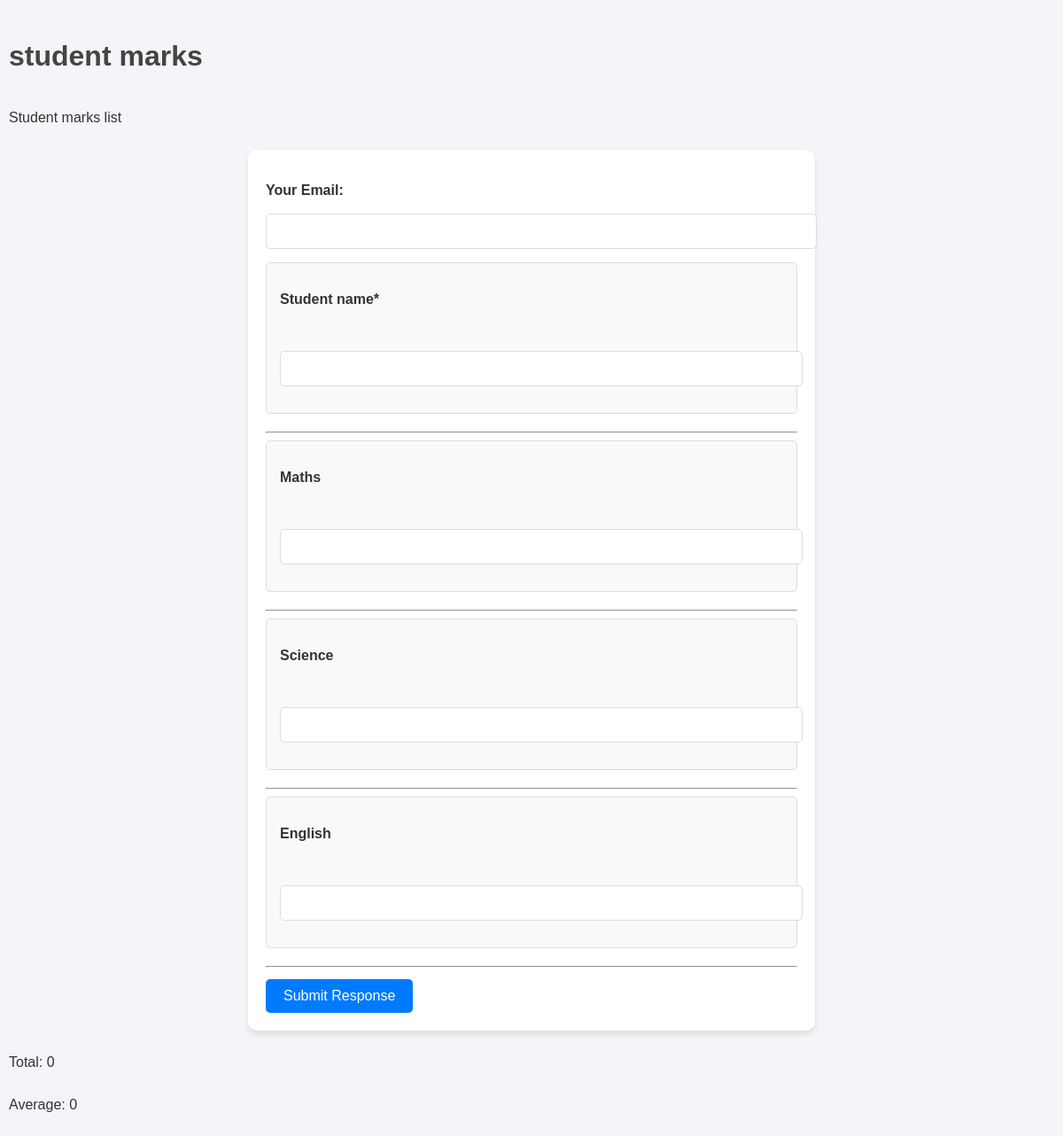
Screenshot of /form/35/submit/ with the database file from the repository.
### forms/models.py (models this page shows, shortened)
class Form(models.Model):
    title = models.CharField(max_length=200)
    description = models.TextField(blank=True, null=True)
    created_at = models.DateTimeField(auto_now_add=True)

class Question(models.Model):
    QUESTION_TYPES = [
        ('text', 'Text'),
        ('integer', 'Integer'),
        ('mcq_single', 'Multiple Choice (Single Correct)'),
        ('mcq_multiple', 'Multiple Choice (Multiple Correct)'),
    ]
    form = models.ForeignKey(Form, on_delete=models.CASCADE, related_name='questions')
    text = models.CharField(max_length=500)
    question_type = models.CharField(max_length=50, choices=QUESTION_TYPES)
    required = models.BooleanField(default=False)
    options = models.TextField(blank=True, null=True)
    include_in_calculations = models.BooleanField(default=False, verbose_name="Include in totals/averages")
    parent_question = models.ForeignKey('self', on_delete=models.SET_NULL, null=True, blank=True, related_name='child_questions')
    trigger_answer = models.CharField(max_length=200, blank=True, null=True)  # Answer that triggers this question

### forms/views.py (the view, shortened to what this page needs)
# urls.py: path('form/<int:form_id>/submit/', views.submit_response, name='submit_response'),
def submit_response(request, form_id):
    form = get_object_or_404(Form, id=form_id)
    return render(request, 'forms/submit_response.html', {'form': form})

### forms/templates/forms/submit_response.html (shortened to what this page needs)
<!DOCTYPE html>
<html>
<head>
    {% load static %}
    {% load custom_filters %}
    <link rel="stylesheet" href="{% static 'forms/style.css' %}">
</head>
<body>
    <h1>{{ form.title }}</h1>
    <p>{{ form.description }}</p>
    <form method="post">
        <label for="respondent_email">Your Email:</label>
        <input type="email" id="respondent_email" name="respondent_email" required>
        <br>
        {% for question in form.questions.all %}
            <div class="question {% if question.parent_question %}conditional-question{% else %}parent-question{% endif %}"
                 data-question-id="{{ question.id }}"
                 data-include-in-calculations="{{ question.include_in_calculations|lower }}"
                 >
                <label>{{ question.text }}{% if question.required %}*{% endif %}</label>
                <br>
                {% if question.question_type == 'text' %}
                    <input type="text" name="question_{{ question.id }}" {% if question.required %}required{% endif %}>
                {% elif question.question_type == 'integer' %}
                    <input type="number" name="question_{{ question.id }}" {% if question.required %}required{% endif %}>
                {% endif %}
            </div>
            <hr>
        {% endfor %}
        <button type="submit">Submit Response</button>
    </form>
    <p id="total">Total: 0</p>
    <p id="average">Average: 0</p>
</body>
</html>

### forms/static/forms/style.css (style rules this page uses)
body { font-family: Arial, sans-serif; margin: 20px; }
h1 { color: #333; }
form { margin-bottom: 20px; }
label { display: block; margin-top: 10px; }
input, textarea, button { margin-top: 5px; }
body { font-family: 'Arial', sans-serif; background-color: #f4f4f9; color: #333; margin: 0; padding: 10px; line-height: 2.0; }
h1, h2 { color: #444; }
button, input[type="submit"], input[type="button"] { background-color: #007bff; color: white; border: none; padding: 10px 20px; border-radius: 5px; cursor: pointer; font-size: 16px; }
form { background: white; padding: 20px; border-radius: 10px; box-shadow: 0 4px 6px rgba(0, 0, 0, 0.1); max-width: 600px; margin: 20px auto; }
label { display: block; margin: 10px 0 5px; font-weight: bold; }
input[type="text"], input[type="email"], input[type="number"], textarea, select { width: 100%; padding: 10px; margin-bottom: 15px; border: 1px solid #ddd; border-radius: 5px; font-size: 16px; }
.question { margin-bottom: 20px; padding: 15px; border: 1px solid #ddd; border-radius: 5px; background-color: #f9f9f9; }

### rows the page displays
Form: title "student marks", description "Student marks list"
Question: text "Student name"
Question: text "Maths"
Question: text "Science"
Question: text "English"
